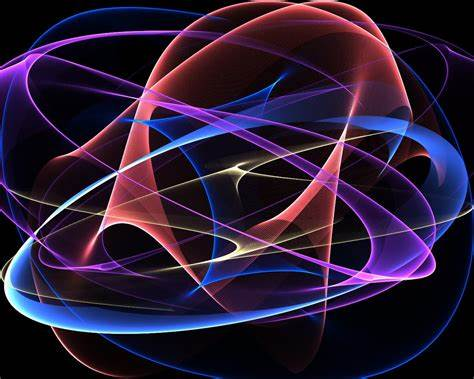
#> input picture opencv/th.jpg, 474 x 379 px
$ jupyter execute opencv_1.ipynb
#> lines starting #> are read from the running program, lines starting #| are printed output that depends on the picture
# openCV

[cell 1]
import cv2
import numpy as np
import matplotlib.pyplot as plt

[cell 2]
# reading an image using opencv

[cell 3]
img = cv2.imread("./th.jpg")
#> img is the input picture: shape (379, 474, 3); mean B, G, R 54.8, 28.8, 44.5

[cell 4]
img

[cell 5]
type(img)

[cell 6]
img.shape
#> Out = (379, 474, 3)

[cell 7]
#showing the image
plt.imshow(img)

[cell 8]
#opening the image in a window for 5 seconds

cv2.imshow("random image",img)
cv2.waitKey(5000)
cv2.destroyAllWindows()

[cell 9]
#colorspace - normally openCV support colors in BGR format, which alters the colors of the image. But there are several
# methods in openCV that we can use to change color

new_img = cv2.cvtColor(img,cv2.COLOR_BGR2RGB)

[cell 10]
plt.imshow(new_img)

[cell 11]
#changing the color to grayscale

img_gray = cv2.cvtColor(img,cv2.COLOR_BGR2GRAY)
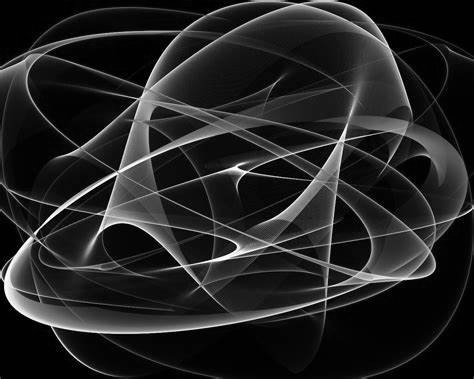
#> img_gray: shape (379, 474); min 0, max 255, mean 36.5

[cell 12]
# plt.imshow(img_gray)
#to convert the image color properly we should use cmap

plt.imshow(img_gray,cmap="gray")

[cell 13]
#resizing
#resize takes two parameters - image source, height & width

img_new = cv2.resize(img, (400,400))
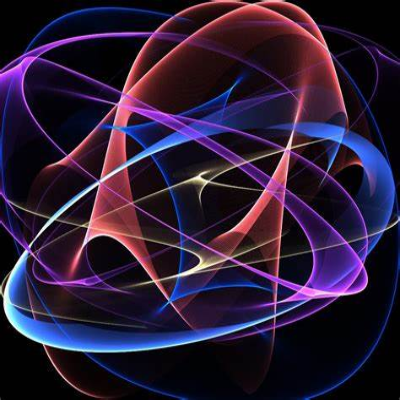
#> img_new: shape (400, 400, 3); mean B, G, R 54.7, 28.7, 44.4

[cell 14]
img_new.shape
#> Out = (400, 400, 3)

[cell 15]
plt.imshow(img_new)

[cell 16]
#Blurring an image

img_blur = cv2.blur(img, (12,12))   # 12 is the pixel size
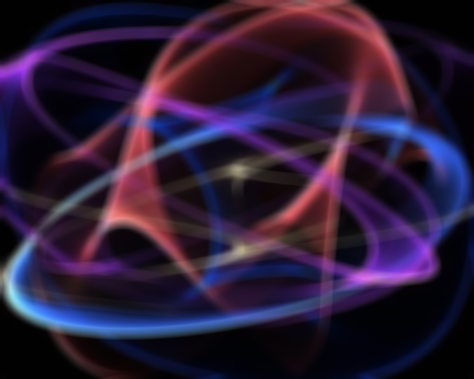
#> img_blur: shape (379, 474, 3); mean B, G, R 54.8, 28.8, 44.6

[cell 17]
plt.imshow(img_blur)

[cell 18]
#Rotating image
#to rotate an image, we need to go to its centre, so rows/2 and columns/2 will take us to its centre
rows, cols = img.shape[:-1]
#> rows = 379; cols = 474
im2 = cv2.getRotationMatrix2D((rows/2,cols/2), 30,1)  #last two parameters are degree of rotation and image size percentage
#im2 = cv2.getRotationMatrix2D((rows/2,cols/2), -30,1)  #rotating 30 degree anticlockwise

[cell 19]
i = cv2.warpAffine(img,im2,(cols,rows))
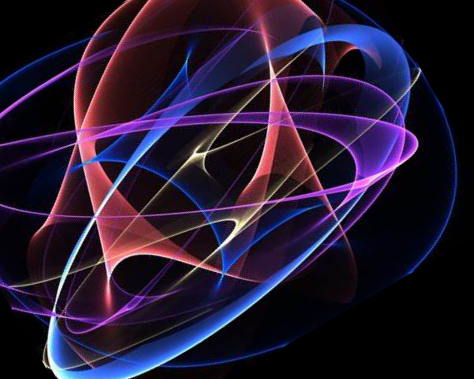
#> i: shape (379, 474, 3); mean B, G, R 48.4, 25.4, 38.2

[cell 20]
plt.imshow(i)

[cell 21]
#image translation - its a process by which we can translate an image by few pixel up or few pixel down

M = np.float64([[1,0,50],[0,1,20]])

#M = np.float64([[1,0.1,50],[0,1,-200]])

[cell 22]
M

[cell 23]
i = cv2.warpAffine(img,M,(rows,cols))
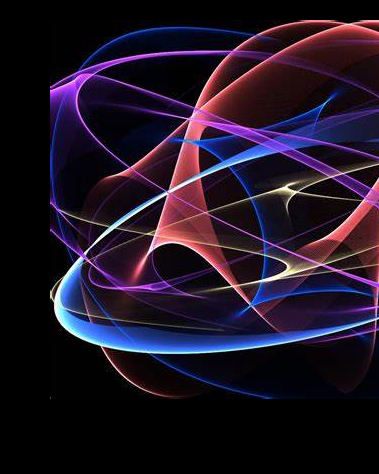
#> i: shape (474, 379, 3); mean B, G, R 38.4, 21.3, 32.5

[cell 24]
plt.imshow(i)

Edge Detection

- Canny Edge Detection - it is an algorithm that we are going to use for edge detection.

[cell 25]
img2 = cv2.Canny(img,10,10)
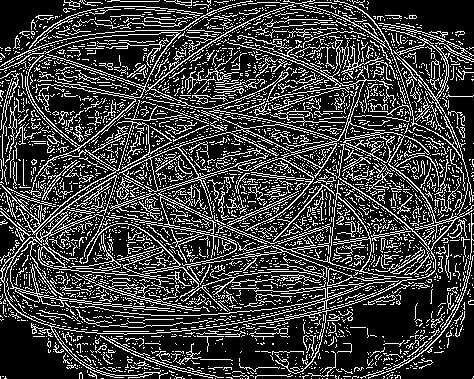
#> img2: shape (379, 474); 23.9% white in thin lines or dots
plt.imshow(img2)
